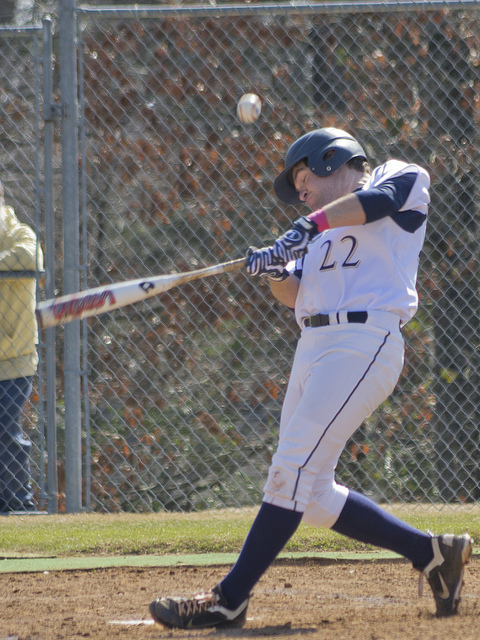
#> input picture example.jpg, 480 x 640 px
$ jupyter execute Data_Generation_DEMO.ipynb   (older library calls are emulated)
#> lines starting #> are read from the running program, lines starting #| are printed output that depends on the picture
# Libraries and function to show images
Import the libaries

[cell 1]
import numpy as np
import cv2
from matplotlib import pyplot as plt

The function to show image for the demo

[cell 2]
# showing the demo images
def showImage(titles, images):
    fig=plt.figure()
    l = len(images)
    for i in range(l):
        fig.add_subplot(1, l, i+1)
        plt.imshow(images[i]/255.0, interpolation='nearest')
        plt.title(titles[i])
        plt.axis("off")

# Pick the random position and define patch Size
The random positon **P** is picked with the following parameters:
1. pValue = 32
2. Patch Size = 128

[cell 3]
pValue = 32
patchSize = 128
img = cv2.imread('example.jpg', flags=cv2.IMREAD_COLOR)
#> img is the input picture: shape (640, 480, 3); mean B, G, R 106.4, 110.1, 114.3
img = cv2.cvtColor(img, cv2.COLOR_BGR2RGB)

title = ["The original image"]
image = [img]
showImage(title, image)
#> in showImage, `l = len(images)`: l = 1

img = np.array(img, np.float32)
height, width, _ = img.shape
#> height = 640; width = 480
x = np.random.randint(low=pValue, high= width - pValue - patchSize)
#> x = 204
y = np.random.randint(low=pValue, high= height - pValue - patchSize)
#> y = 79
pos = np.array([x, y], dtype=np.int)
#> pos = [204, 79]

# Get the 4-point P and the perturbed 4-point perturbedP

[cell 4]
def randomCreatePatch(image, position):
        patchImage = image[position[1]: position[1] + patchSize, position[0]:position[0] + patchSize]
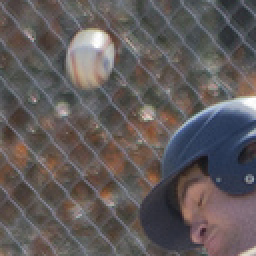
#> patchImage: shape (128, 128, 3) float32 (shown 2 times larger); mean R, G, B 96.5, 90.4, 90.3
        H = np.random.randint(-pValue, pValue, size=(4, 2))
        p = np.array([
            position
            , [position[0] + patchSize, position[1]]
            , [position[0] + patchSize, position[1] + patchSize]
            , [position[0], position[1] + patchSize]
        ], dtype=np.float32)

        perturbedP = np.array(p + H, dtype=np.float32)
        H_AB = cv2.getPerspectiveTransform(p, perturbedP)
        H_BA = np.linalg.inv(H_AB)
        warpedImage = cv2.warpPerspective(image, H_BA, dsize=(image.shape[1], image.shape[0]))
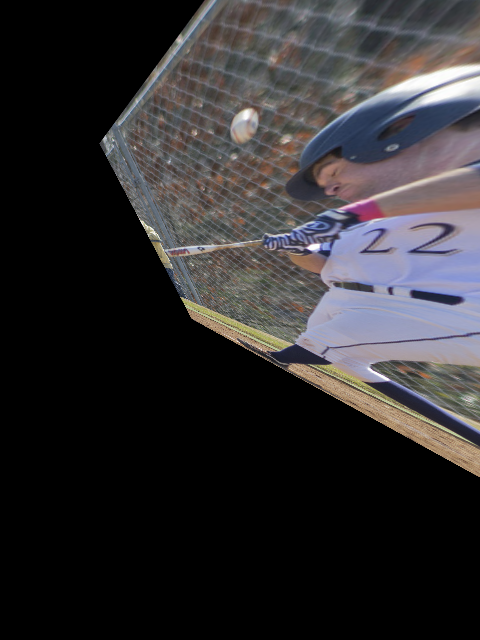
#> warpedImage: shape (640, 480, 3) float32; mean R, G, B 47.7, 45.8, 47.9
        perturbedPatchImage = warpedImage[position[1]: position[1] + patchSize,
                              position[0]:position[0] + patchSize]
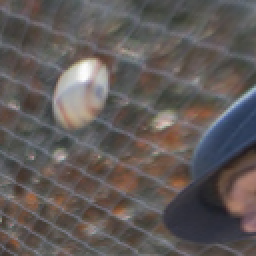
#> perturbedPatchImage: shape (128, 128, 3) float32 (shown 2 times larger); mean R, G, B 96.9, 90.6, 88.9
        return patchImage, perturbedPatchImage, H, H_AB, warpedImage, p, perturbedP
source, dst, H, H_AB, warpedImage, p, perturbedP = randomCreatePatch(img, pos)
#> H = [[21, -32], [-29, 27], [-29, 7], [-23, -13]]; H_AB = [[3, -1.58, -71.22], [1.51, 1.11, -308.6], [0.00618, -0.00521, 1]]; p = [[204, 79], [332, 79], [332, 207], [204, 207]]; perturbedP = [[225, 47], [303, 106], [303, 214], [181, 194]]

# Show the results

[cell 5]
p = np.array([p], dtype=np.int32)
perturbedP = np.array([perturbedP], dtype=np.int32)
warpedImage = np.array(warpedImage, dtype=np.int32)
warpedImage = cv2.polylines(warpedImage, p, True, 255, 3, cv2.LINE_AA)
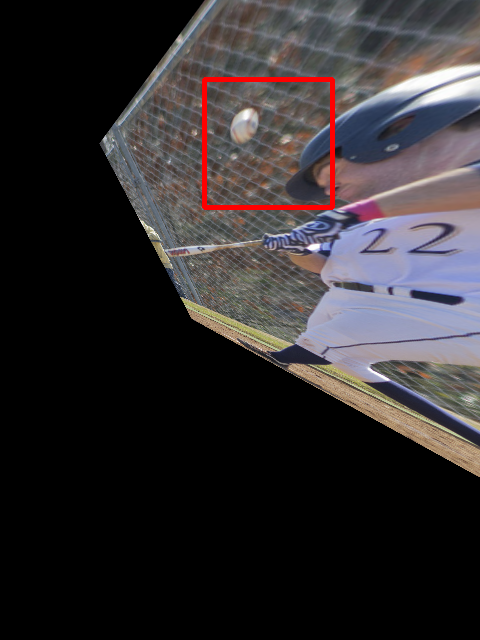
#> warpedImage: shape (640, 480, 3) int32; mean R, G, B 48.8, 44.9, 46.9

img = np.array(img, np.int32)
img0 = cv2.polylines(img.copy(), p , True, 255, 3, cv2.LINE_AA)
img1 = cv2.polylines(img.copy(), perturbedP , True, (100, 125, 255), 3, cv2.LINE_AA)


titles = ["The patch image", "The perturbed patch image"]
images = [img0, img1]
showImage(titles, images)

titles = ["The warped image"]
images = [warpedImage]
showImage(titles, images)

titles = ["The cropped-patch", "The perturbed cropped-patch"]
images = [source, dst]
showImage(titles, images)
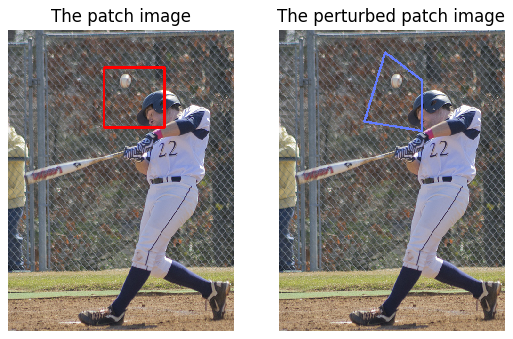
#> figure drawn by matplotlib, 2 panels
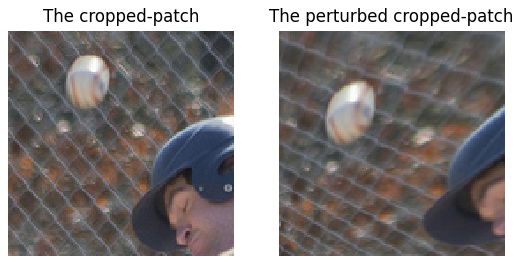
#> figure drawn by matplotlib, 2 panels
